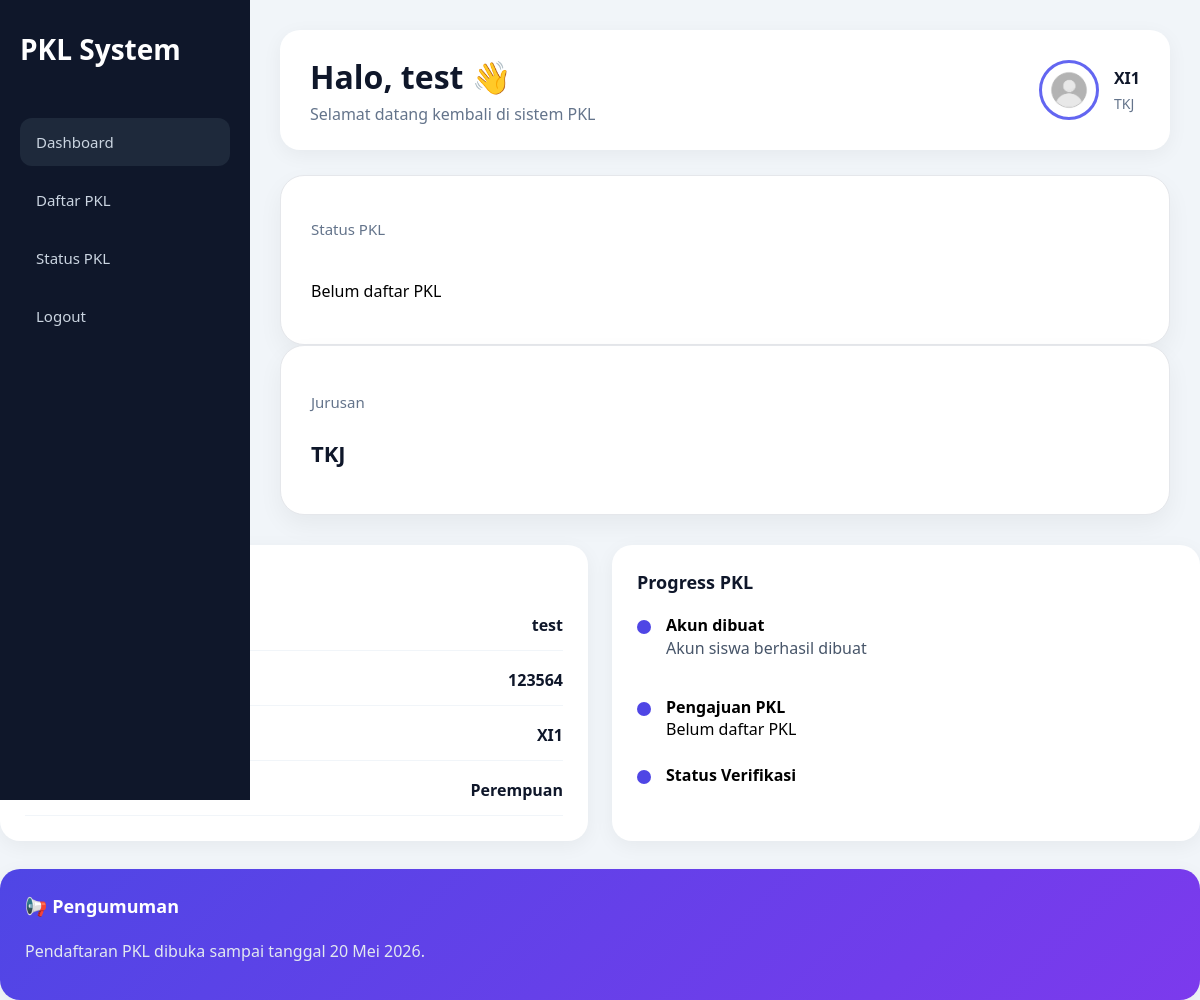
Page /dashboard/siswa.php (signed in) on the committed database.
### tables this page shows
CREATE TABLE `siswa` (
  `id` int NOT NULL,
  `user_id` int DEFAULT NULL,
  `nis` varchar(50) DEFAULT NULL,
  `kelas` varchar(50) DEFAULT NULL,
  `jurusan` varchar(100) DEFAULT NULL,
  `jenis_kelamin` varchar(20) DEFAULT NULL,
  `no_hp` varchar(20) DEFAULT NULL
);

### dashboard/siswa.php (the view, shortened to what this page needs)
<?php
include "../config/database.php";
$user_id = $_SESSION['user']['id'];
$querySiswa = $conn->query("
    SELECT
        siswa.*,
        users.name
    FROM siswa
    JOIN users
    ON siswa.user_id = users.id
    WHERE siswa.user_id = '$user_id'
");
$siswa = $querySiswa->fetch_assoc();
$dataPkl = [];
?>
<!DOCTYPE html>
<html lang="id">
<head>
    <link rel="stylesheet"
          href="../assets/dashboard.css">
</head>
<body>
<div class="sidebar">
    <div class="logo">
        PKL System
    </div>
    <a href="siswa.php" class="active">
        Dashboard
    </a>
    <a href="daftar_pkl.php">
        Daftar PKL
    </a>
    <a href="status.php">
        Status PKL
    </a>
    <a href="../auth/logout.php">
        Logout
    </a>
</div>
<div class="main">
    <div class="topbar">
        <div>
            <h1>
                Halo, <?= $_SESSION['user']['name']; ?> 👋
            </h1>
            <p>
                Selamat datang kembali di sistem PKL
            </p>
        </div>
        <div class="profile">
            <img
                src="/rpl/assets/uploads/default.png"
                class="profile-img"
            >
            <div class="profile-info">
                <h3>
                    <?= $siswa['kelas']; ?>
                </h3>
                <p>
                    <?= $siswa['jurusan']; ?>
                </p>
            </div>
        </div>
    </div>
<div class="siswa-info-card">
    <span>
        Status PKL
    </span>
    <?php if(count($dataPkl) > 0) : ?>
        <?php foreach($dataPkl as $data) : ?>
            <div class="pendaftaran-item">
                <strong>
                    <?= $data['nama_perusahaan']; ?>
                </strong>
                <br>
                <span class="status-badge">
                    <?= ucfirst($data['status']); ?>
                </span>
            </div>
        <?php endforeach; ?>
    <?php else : ?>
        <p style="margin-top:15px;">
            Belum daftar PKL
        </p>
    <?php endif; ?>
</div>
        <div class="siswa-info-card">
            <span>
                Jurusan
            </span>
            <h2>
                <?= $siswa['jurusan']; ?>
            </h2>
        </div>
    </div>
    <div class="dashboard-grid">
        <div class="card">
            <div class="card-title">
            </div>
            <div class="student-list">
                <div class="student-item">
                    <span>Nama</span>
                    <strong>
                        <?= $_SESSION['user']['name']; ?>
                    </strong>
                </div>
                <div class="student-item">
                    <span>NIS</span>
                    <strong>
                        <?= $siswa['nis']; ?>
                    </strong>
                </div>
                <div class="student-item">
                    <span>Kelas</span>
                    <strong>
                        <?= $siswa['kelas']; ?>
                    </strong>
                </div>
                <div class="student-item">
                    <span>Jenis Kelamin</span>
                    <strong>
                        <?= $siswa['jenis_kelamin']; ?>
                    </strong>
                </div>
            </div>
        </div>
        <div class="card">
            <div class="card-title">
                Progress PKL
            </div>
            <div class="timeline">
                <div class="timeline-item">
                    <div class="dot"></div>
                    <div>
                        <h4>
                            Akun dibuat
                        </h4>
                        <p>
                            Akun siswa berhasil dibuat
                        </p>
                    </div>
                </div>
                <div class="timeline-item">
                    <div class="dot"></div>
                    <div>
                        <h4>
                            Pengajuan PKL
                        </h4>
                        <?= count($dataPkl) > 0 ? 'Pengajuan telah dikirim' : 'Belum daftar PKL'; ?>
                    </div>
                </div>
                <div class="timeline-item">
                    <div class="dot"></div>
                    <div>
                        <h4>
                            Status Verifikasi
                        </h4>
                    </div>
                </div>
            </div>
        </div>
    </div>
    <div class="card pengumuman-card">
        <div class="card-title">
            📢 Pengumuman
        </div>
        <p>
            Pendaftaran PKL dibuka
            sampai tanggal 20 Mei 2026.
        </p>
    </div>
</body>
</html>

### assets/dashboard.css (style rules this page uses)
* { margin:0; padding:0; box-sizing:border-box; font-family:'Segoe UI',sans-serif; }
body { background:#f1f5f9; }
.sidebar { width:250px; height:100vh; background:#0f172a; position:fixed; left:0; top:0; padding:30px 20px; }
.logo { color:white; font-size:28px; font-weight:bold; margin-bottom:50px; }
.sidebar a { display:block; color:#cbd5e1; text-decoration:none; padding:14px 16px; border-radius:12px; margin-bottom:10px; transition:.3s; font-size:15px; }
.main { margin-left:250px; padding:30px; }
.topbar { background:white; padding:25px 30px; border-radius:20px; display:flex; justify-content:space-between; align-items:center; margin-bottom:25px; box-shadow:0 5px 20px rgba(0,0,0,.05); }
.topbar h1 { color:#0f172a; font-size:32px; }
.topbar p { color:#64748b; margin-top:5px; }
.profile { display:flex; align-items:center; gap:15px; }
.profile-img { width:60px; height:60px; border-radius:50%; object-fit:cover; border:3px solid #6366f1; }
.profile-info h3 { color:#0f172a; font-size:16px; }
.profile-info p { color:#64748b; font-size:14px; }
.card { background:white; padding:25px; border-radius:20px; box-shadow:0 5px 20px rgba(0,0,0,.05); }
.card-title { font-size:18px; color:#0f172a; margin-bottom:20px; font-weight:600; }
.card p { color:#475569; margin-bottom:10px; line-height:1.6; }
.sidebar .active { background:#1e293b; }
.siswa-info-card { background:white; padding:30px; border-radius:24px; border:1px solid #e5e7eb; min-height:170px; display:flex; flex-direction:column; gap:14px; box-shadow: 0 10px 25px rgba(0,0,0,.05); transition:.3s; }
.siswa-info-card span { font-size:15px; color:#64748b; margin-bottom:6px; }
.siswa-info-card h2 { font-size:22px; line-height:1.4; color:#0f172a; font-weight:700; word-break:break-word; }
.dashboard-grid { display:grid; grid-template-columns: 1fr 1fr; gap:24px; margin-bottom:28px; }
.student-list { display:flex; flex-direction:column; gap:18px; }
.student-item { display:flex; justify-content:space-between; padding-bottom:14px; border-bottom:1px solid #f1f5f9; }
.student-item span { color:#64748b; }
.student-item strong { color:#0f172a; }
.timeline { display:flex; flex-direction:column; gap:24px; }
.timeline-item { display:flex; gap:15px; }
.dot { width:14px; height:14px; border-radius:50%; background:#4f46e5; margin-top:6px; }
.pengumuman-card { background: linear-gradient( 135deg, #4f46e5, #7c3aed ); color:white; margin-left: 0; }
.pengumuman-card .card-title { color:white; }
.pengumuman-card p { color:#e2e8f0; line-height:1.7; }
.siswa-info-card { background:white; padding:30px; border-radius:24px; border:1px solid #e5e7eb; min-height:170px; display:flex; flex-direction:column; justify-content:center; box-shadow: 0 10px 25px rgba(0,0,0,.05); transition:.3s; }
.siswa-info-card span { font-size:15px; color:#64748b; margin-bottom:12px; }

### rows in the picture
siswa: kelas "XI1", jurusan "TKJ", nis "123564", jenis_kelamin "Perempuan"

### other values in the picture
$_SESSION['user']['name'] "test"
